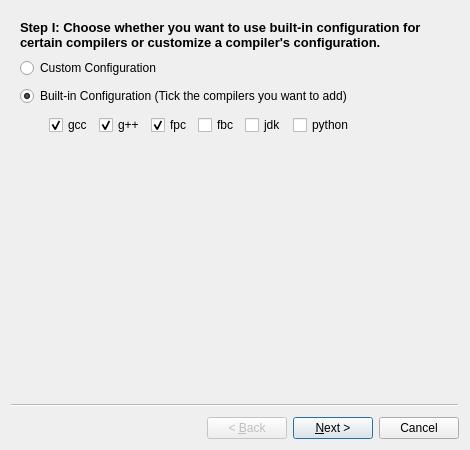
<?xml version="1.0" encoding="UTF-8"?>
<ui version="4.0">
 <class>AddCompilerWizard</class>
 <widget class="QWizard" name="AddCompilerWizard">
  <property name="geometry">
   <rect>
    <x>0</x>
    <y>0</y>
    <width>470</width>
    <height>450</height>
   </rect>
  </property>
  <property name="minimumSize">
   <size>
    <width>470</width>
    <height>450</height>
   </size>
  </property>
  <property name="windowTitle">
   <string>Add Compilers Wizard</string>
  </property>
  <property name="styleSheet">
   <string notr="true">font-size:9pt;</string>
  </property>
  <widget class="QWizardPage" name="selectTypePage">
   <layout class="QVBoxLayout" name="verticalLayout_6">
    <property name="spacing">
     <number>8</number>
    </property>
    <item>
     <widget class="QLabel" name="stepOneLabel">
      <property name="styleSheet">
       <string notr="true">font-size:10pt;font-weight:bold;</string>
      </property>
      <property name="text">
       <string>Step I: Choose whether you want to use built-in configuration for certain compilers or customize a compiler's configuration.</string>
      </property>
      <property name="wordWrap">
       <bool>true</bool>
      </property>
     </widget>
    </item>
    <item>
     <layout class="QHBoxLayout" name="horizontalLayout_12">
      <item>
       <layout class="QVBoxLayout" name="verticalLayout_3">
        <property name="spacing">
         <number>8</number>
        </property>
        <item>
         <widget class="QRadioButton" name="customRadioButton">
          <property name="styleSheet">
           <string notr="true">font-size:9pt;</string>
          </property>
          <property name="text">
           <string>Custom Configuration</string>
          </property>
         </widget>
        </item>
        <item>
         <layout class="QVBoxLayout" name="verticalLayout">
          <property name="spacing">
           <number>0</number>
          </property>
          <item>
           <widget class="QRadioButton" name="builtinRadioButton">
            <property name="styleSheet">
             <string notr="true">font-size:9pt;</string>
            </property>
            <property name="text">
             <string>Built-in Configuration (Tick the compilers you want to add)</string>
            </property>
            <property name="checked">
             <bool>true</bool>
            </property>
           </widget>
          </item>
          <item>
           <layout class="QHBoxLayout" name="horizontalLayout_2">
            <item>
             <spacer name="horizontalSpacer">
              <property name="orientation">
               <enum>Qt::Horizontal</enum>
              </property>
              <property name="sizeType">
               <enum>QSizePolicy::Fixed</enum>
              </property>
              <property name="sizeHint" stdset="0">
               <size>
                <width>20</width>
                <height>20</height>
               </size>
              </property>
             </spacer>
            </item>
            <item>
             <widget class="QFrame" name="compilersCollection">
              <property name="sizePolicy">
               <sizepolicy hsizetype="Preferred" vsizetype="Fixed">
                <horstretch>0</horstretch>
                <verstretch>0</verstretch>
               </sizepolicy>
              </property>
              <layout class="QHBoxLayout" name="horizontalLayout">
               <item>
                <widget class="QCheckBox" name="gccCheck">
                 <property name="styleSheet">
                  <string notr="true">font-size:9pt;</string>
                 </property>
                 <property name="text">
                  <string notr="true">gcc</string>
                 </property>
                 <property name="checked">
                  <bool>true</bool>
                 </property>
                </widget>
               </item>
               <item>
                <widget class="QCheckBox" name="gppCheck">
                 <property name="styleSheet">
                  <string notr="true">font-size:9pt;</string>
                 </property>
                 <property name="text">
                  <string notr="true">g++</string>
                 </property>
                 <property name="checked">
                  <bool>true</bool>
                 </property>
                </widget>
               </item>
               <item>
                <widget class="QCheckBox" name="fpcCheck">
                 <property name="styleSheet">
                  <string notr="true">font-size:9pt;</string>
                 </property>
                 <property name="text">
                  <string notr="true">fpc</string>
                 </property>
                 <property name="checked">
                  <bool>true</bool>
                 </property>
                </widget>
               </item>
               <item>
                <widget class="QCheckBox" name="fbcCheck">
                 <property name="styleSheet">
                  <string notr="true">font-size:9pt;</string>
                 </property>
                 <property name="text">
                  <string notr="true">fbc</string>
                 </property>
                </widget>
               </item>
               <item>
                <widget class="QCheckBox" name="jdkCheck">
                 <property name="styleSheet">
                  <string notr="true">font-size:9pt;</string>
                 </property>
                 <property name="text">
                  <string notr="true">jdk</string>
                 </property>
                </widget>
               </item>
               <item>
                <widget class="QCheckBox" name="pythonCheck">
                 <property name="styleSheet">
                  <string notr="true">font-size:9pt;</string>
                 </property>
                 <property name="text">
                  <string notr="true">python</string>
                 </property>
                </widget>
               </item>
              </layout>
             </widget>
            </item>
           </layout>
          </item>
         </layout>
        </item>
       </layout>
      </item>
      <item>
       <spacer name="horizontalSpacer_2">
        <property name="orientation">
         <enum>Qt::Horizontal</enum>
        </property>
        <property name="sizeHint" stdset="0">
         <size>
          <width>40</width>
          <height>20</height>
         </size>
        </property>
       </spacer>
      </item>
     </layout>
    </item>
    <item>
     <spacer name="verticalSpacer">
      <property name="orientation">
       <enum>Qt::Vertical</enum>
      </property>
      <property name="sizeHint" stdset="0">
       <size>
        <width>20</width>
        <height>26</height>
       </size>
      </property>
     </spacer>
    </item>
   </layout>
  </widget>
  <widget class="QWizardPage" name="customPage">
   <layout class="QVBoxLayout" name="verticalLayout_4">
    <property name="spacing">
     <number>9</number>
    </property>
    <item>
     <widget class="QLabel" name="stepTwoLabel">
      <property name="styleSheet">
       <string notr="true">font-size:10pt;font-weight:bold;</string>
      </property>
      <property name="text">
       <string>Step II: Select compiler's location to configure it.</string>
      </property>
      <property name="wordWrap">
       <bool>true</bool>
      </property>
     </widget>
    </item>
    <item>
     <layout class="QGridLayout" name="gridLayout_3">
      <property name="horizontalSpacing">
       <number>10</number>
      </property>
      <property name="verticalSpacing">
       <number>9</number>
      </property>
      <item row="0" column="0">
       <widget class="QLabel" name="compilerNameLabel">
        <property name="styleSheet">
         <string notr="true">font-size:9pt;</string>
        </property>
        <property name="text">
         <string>Compiler Name</string>
        </property>
       </widget>
      </item>
      <item row="0" column="1">
       <widget class="QLineEdit" name="compilerName">
        <property name="minimumSize">
         <size>
          <width>61</width>
          <height>20</height>
         </size>
        </property>
        <property name="maximumSize">
         <size>
          <width>150</width>
          <height>20</height>
         </size>
        </property>
        <property name="styleSheet">
         <string notr="true">font-size:9pt;</string>
        </property>
       </widget>
      </item>
      <item row="1" column="0">
       <widget class="QLabel" name="compilerTypeLabel">
        <property name="styleSheet">
         <string notr="true">font-size:9pt;</string>
        </property>
        <property name="text">
         <string>Compiler Type</string>
        </property>
       </widget>
      </item>
      <item row="1" column="1" colspan="2">
       <widget class="QComboBox" name="typeSelect">
        <property name="minimumSize">
         <size>
          <width>211</width>
          <height>20</height>
         </size>
        </property>
        <property name="styleSheet">
         <string notr="true">font-size:9pt;</string>
        </property>
        <item>
         <property name="text">
          <string>Typical (Generate executable file)</string>
         </property>
        </item>
        <item>
         <property name="text">
          <string>Interpretive (Generate byte-code file)</string>
         </property>
        </item>
        <item>
         <property name="text">
          <string>Interpretive (Run source code directly)</string>
         </property>
        </item>
       </widget>
      </item>
      <item row="2" column="0">
       <widget class="QLabel" name="compilerLocationLabel">
        <property name="styleSheet">
         <string notr="true">font-size:9pt;</string>
        </property>
        <property name="text">
         <string>Compiler's Location</string>
        </property>
       </widget>
      </item>
      <item row="2" column="1">
       <widget class="QLineEdit" name="compilerLocation">
        <property name="styleSheet">
         <string notr="true">font-size:9pt;</string>
        </property>
       </widget>
      </item>
      <item row="2" column="2">
       <widget class="QToolButton" name="compilerSelectButton">
        <property name="styleSheet">
         <string notr="true">font-size:9pt;</string>
        </property>
        <property name="text">
         <string notr="true">...</string>
        </property>
       </widget>
      </item>
      <item row="3" column="0">
       <widget class="QLabel" name="interpreterLocationLabel">
        <property name="enabled">
         <bool>false</bool>
        </property>
        <property name="styleSheet">
         <string notr="true">font-size:9pt;</string>
        </property>
        <property name="text">
         <string>Interpreter's Location</string>
        </property>
       </widget>
      </item>
      <item row="3" column="1">
       <widget class="QLineEdit" name="interpreterLocation">
        <property name="enabled">
         <bool>false</bool>
        </property>
        <property name="styleSheet">
         <string notr="true">font-size:9pt;</string>
        </property>
       </widget>
      </item>
      <item row="3" column="2">
       <widget class="QToolButton" name="interpreterSelectButton">
        <property name="enabled">
         <bool>false</bool>
        </property>
        <property name="styleSheet">
         <string notr="true">font-size:9pt;</string>
        </property>
        <property name="text">
         <string notr="true">...</string>
        </property>
       </widget>
      </item>
      <item row="4" column="0">
       <widget class="QLabel" name="sourceFileExtensionsLabel">
        <property name="styleSheet">
         <string notr="true">font-size:9pt;</string>
        </property>
        <property name="text">
         <string>Source File Extensions</string>
        </property>
       </widget>
      </item>
      <item row="4" column="1">
       <widget class="QLineEdit" name="sourceFileExtensions">
        <property name="minimumSize">
         <size>
          <width>61</width>
          <height>0</height>
         </size>
        </property>
        <property name="maximumSize">
         <size>
          <width>81</width>
          <height>16777215</height>
         </size>
        </property>
        <property name="styleSheet">
         <string notr="true">font-size:9pt;</string>
        </property>
       </widget>
      </item>
      <item row="5" column="0">
       <widget class="QLabel" name="bytecodeFileExtensionsLabel">
        <property name="enabled">
         <bool>false</bool>
        </property>
        <property name="styleSheet">
         <string notr="true">font-size:9pt;</string>
        </property>
        <property name="text">
         <string>Byte-code File Extensions</string>
        </property>
       </widget>
      </item>
      <item row="5" column="1">
       <widget class="QLineEdit" name="bytecodeFileExtensions">
        <property name="enabled">
         <bool>false</bool>
        </property>
        <property name="minimumSize">
         <size>
          <width>61</width>
          <height>0</height>
         </size>
        </property>
        <property name="maximumSize">
         <size>
          <width>81</width>
          <height>16777215</height>
         </size>
        </property>
        <property name="styleSheet">
         <string notr="true">font-size:9pt;</string>
        </property>
       </widget>
      </item>
      <item row="6" column="0">
       <widget class="QLabel" name="defaultCompilerArgumentsLabel">
        <property name="styleSheet">
         <string notr="true">font-size:9pt;</string>
        </property>
        <property name="text">
         <string>Default Compiler's Arguments</string>
        </property>
       </widget>
      </item>
      <item row="6" column="1" colspan="2">
       <widget class="QLineEdit" name="defaultCompilerArguments">
        <property name="styleSheet">
         <string notr="true">font-size:9pt;</string>
        </property>
       </widget>
      </item>
      <item row="7" column="0">
       <widget class="QLabel" name="defaultInterpreterArgumentsLabel">
        <property name="enabled">
         <bool>false</bool>
        </property>
        <property name="styleSheet">
         <string notr="true">font-size:9pt;</string>
        </property>
        <property name="text">
         <string>Default Interpreter's Arguments</string>
        </property>
       </widget>
      </item>
      <item row="7" column="1" colspan="2">
       <widget class="QLineEdit" name="defaultInterpreterArguments">
        <property name="enabled">
         <bool>false</bool>
        </property>
        <property name="styleSheet">
         <string notr="true">font-size:9pt;</string>
        </property>
       </widget>
      </item>
     </layout>
    </item>
    <item>
     <spacer name="verticalSpacer_3">
      <property name="orientation">
       <enum>Qt::Vertical</enum>
      </property>
      <property name="sizeHint" stdset="0">
       <size>
        <width>20</width>
        <height>110</height>
       </size>
      </property>
     </spacer>
    </item>
   </layout>
  </widget>
  <widget class="QWizardPage" name="builtinCompilersPage">
   <layout class="QVBoxLayout" name="verticalLayout_12">
    <property name="spacing">
     <number>8</number>
    </property>
    <item>
     <widget class="QLabel" name="stepTwoLabel_2">
      <property name="styleSheet">
       <string notr="true">font-size:10pt;font-weight:bold;</string>
      </property>
      <property name="text">
       <string>Step II: Select compilers' locations to configure them.</string>
      </property>
      <property name="wordWrap">
       <bool>true</bool>
      </property>
     </widget>
    </item>
    <item>
     <layout class="QGridLayout" name="gridLayout">
      <property name="spacing">
       <number>9</number>
      </property>
      <item row="0" column="0">
       <widget class="QGroupBox" name="gccGroupBox">
        <property name="sizePolicy">
         <sizepolicy hsizetype="Expanding" vsizetype="Fixed">
          <horstretch>1</horstretch>
          <verstretch>0</verstretch>
         </sizepolicy>
        </property>
        <property name="styleSheet">
         <string notr="true">font-size:9pt;</string>
        </property>
        <property name="title">
         <string notr="true">gcc</string>
        </property>
        <layout class="QVBoxLayout" name="verticalLayout_2">
         <item>
          <layout class="QHBoxLayout" name="horizontalLayout_3">
           <property name="spacing">
            <number>8</number>
           </property>
           <item>
            <widget class="QLineEdit" name="gccPath"/>
           </item>
           <item>
            <widget class="QToolButton" name="gccSelectButton">
             <property name="text">
              <string notr="true">...</string>
             </property>
            </widget>
           </item>
          </layout>
         </item>
         <item>
          <widget class="QCheckBox" name="gccO2Check">
           <property name="styleSheet">
            <string notr="true">font-size:9pt;</string>
           </property>
           <property name="text">
            <string>Enable O2 Optimization</string>
           </property>
          </widget>
         </item>
        </layout>
       </widget>
      </item>
      <item row="0" column="1">
       <widget class="QGroupBox" name="gppGroupBox">
        <property name="sizePolicy">
         <sizepolicy hsizetype="Expanding" vsizetype="Fixed">
          <horstretch>1</horstretch>
          <verstretch>0</verstretch>
         </sizepolicy>
        </property>
        <property name="maximumSize">
         <size>
          <width>16777215</width>
          <height>100</height>
         </size>
        </property>
        <property name="styleSheet">
         <string notr="true">font-size:9pt;</string>
        </property>
        <property name="title">
         <string notr="true">g++</string>
        </property>
        <layout class="QVBoxLayout" name="verticalLayout_7">
         <item>
          <layout class="QHBoxLayout" name="horizontalLayout_9">
           <property name="spacing">
            <number>8</number>
           </property>
           <item>
            <widget class="QLineEdit" name="gppPath"/>
           </item>
           <item>
            <widget class="QToolButton" name="gppSelectButton">
             <property name="text">
              <string notr="true">...</string>
             </property>
            </widget>
           </item>
          </layout>
         </item>
         <item>
          <widget class="QCheckBox" name="gppO2Check">
           <property name="styleSheet">
            <string notr="true">font-size:9pt;</string>
           </property>
           <property name="text">
            <string>Enable O2 Optimization</string>
           </property>
          </widget>
         </item>
        </layout>
       </widget>
      </item>
      <item row="1" column="0">
       <widget class="QGroupBox" name="fpcGroupBox">
        <property name="sizePolicy">
         <sizepolicy hsizetype="Expanding" vsizetype="Fixed">
          <horstretch>1</horstretch>
          <verstretch>0</verstretch>
         </sizepolicy>
        </property>
        <property name="styleSheet">
         <string notr="true">font-size:9pt;</string>
        </property>
        <property name="title">
         <string notr="true">fpc</string>
        </property>
        <layout class="QVBoxLayout" name="verticalLayout_8">
         <item>
          <layout class="QHBoxLayout" name="horizontalLayout_10">
           <property name="spacing">
            <number>8</number>
           </property>
           <item>
            <widget class="QLineEdit" name="fpcPath"/>
           </item>
           <item>
            <widget class="QToolButton" name="fpcSelectButton">
             <property name="text">
              <string notr="true">...</string>
             </property>
            </widget>
           </item>
          </layout>
         </item>
         <item>
          <widget class="QCheckBox" name="fpcO2Check">
           <property name="styleSheet">
            <string notr="true">font-size:9pt;</string>
           </property>
           <property name="text">
            <string>Enable O2 Optimization</string>
           </property>
          </widget>
         </item>
        </layout>
       </widget>
      </item>
      <item row="1" column="1">
       <widget class="QGroupBox" name="fbcGroupBox">
        <property name="enabled">
         <bool>false</bool>
        </property>
        <property name="sizePolicy">
         <sizepolicy hsizetype="Expanding" vsizetype="Fixed">
          <horstretch>1</horstretch>
          <verstretch>0</verstretch>
         </sizepolicy>
        </property>
        <property name="styleSheet">
         <string notr="true">font-size:9pt;</string>
        </property>
        <property name="title">
         <string notr="true">fbc</string>
        </property>
        <layout class="QVBoxLayout" name="verticalLayout_9">
         <item>
          <layout class="QHBoxLayout" name="horizontalLayout_11">
           <property name="spacing">
            <number>8</number>
           </property>
           <item>
            <widget class="QLineEdit" name="fbcPath"/>
           </item>
           <item>
            <widget class="QToolButton" name="fbcSelectButton">
             <property name="text">
              <string notr="true">...</string>
             </property>
            </widget>
           </item>
          </layout>
         </item>
         <item>
          <spacer name="verticalSpacer_2">
           <property name="orientation">
            <enum>Qt::Vertical</enum>
           </property>
           <property name="sizeHint" stdset="0">
            <size>
             <width>20</width>
             <height>24</height>
            </size>
           </property>
          </spacer>
         </item>
        </layout>
       </widget>
      </item>
      <item row="2" column="0">
       <widget class="QGroupBox" name="javaGroupBox">
        <property name="enabled">
         <bool>false</bool>
        </property>
        <property name="sizePolicy">
         <sizepolicy hsizetype="Expanding" vsizetype="Fixed">
          <horstretch>1</horstretch>
          <verstretch>0</verstretch>
         </sizepolicy>
        </property>
        <property name="styleSheet">
         <string notr="true">font-size:9pt;</string>
        </property>
        <property name="title">
         <string notr="true">Java</string>
        </property>
        <layout class="QVBoxLayout" name="verticalLayout_10">
         <item>
          <layout class="QGridLayout" name="gridLayout_2">
           <property name="horizontalSpacing">
            <number>8</number>
           </property>
           <item row="0" column="0">
            <widget class="QLabel" name="label">
             <property name="styleSheet">
              <string notr="true">font-size:9pt;</string>
             </property>
             <property name="text">
              <string notr="true">javac</string>
             </property>
            </widget>
           </item>
           <item row="0" column="1">
            <widget class="QLineEdit" name="javacPath"/>
           </item>
           <item row="0" column="2">
            <widget class="QToolButton" name="javacSelectButton">
             <property name="text">
              <string notr="true">...</string>
             </property>
            </widget>
           </item>
           <item row="1" column="0">
            <widget class="QLabel" name="label_2">
             <property name="styleSheet">
              <string notr="true">font-size:9pt;</string>
             </property>
             <property name="text">
              <string notr="true">java</string>
             </property>
            </widget>
           </item>
           <item row="1" column="1">
            <widget class="QLineEdit" name="javaPath"/>
           </item>
           <item row="1" column="2">
            <widget class="QToolButton" name="javaSelectButton">
             <property name="text">
              <string notr="true">...</string>
             </property>
            </widget>
           </item>
          </layout>
         </item>
         <item>
          <layout class="QHBoxLayout" name="horizontalLayout_13">
           <property name="spacing">
            <number>8</number>
           </property>
           <item>
            <widget class="QLabel" name="javaMemoryLimitLabel">
             <property name="styleSheet">
              <string notr="true">font-size:9pt;</string>
             </property>
             <property name="text">
              <string>Memory Limit</string>
             </property>
            </widget>
           </item>
           <item>
            <widget class="QLineEdit" name="javaMemoryLimit">
             <property name="minimumSize">
              <size>
               <width>50</width>
               <height>0</height>
              </size>
             </property>
             <property name="maximumSize">
              <size>
               <width>50</width>
               <height>16777215</height>
              </size>
             </property>
             <property name="text">
              <string notr="true">512</string>
             </property>
            </widget>
           </item>
           <item>
            <widget class="QLabel" name="javaMbLabel">
             <property name="styleSheet">
              <string notr="true">font-size:9pt;</string>
             </property>
             <property name="text">
              <string>MB</string>
             </property>
            </widget>
           </item>
           <item>
            <spacer name="horizontalSpacer_3">
             <property name="orientation">
              <enum>Qt::Horizontal</enum>
             </property>
             <property name="sizeHint" stdset="0">
              <size>
               <width>40</width>
               <height>20</height>
              </size>
             </property>
            </spacer>
           </item>
          </layout>
         </item>
        </layout>
       </widget>
      </item>
      <item row="2" column="1">
       <widget class="QGroupBox" name="pythonGroupBox">
        <property name="enabled">
         <bool>false</bool>
        </property>
        <property name="sizePolicy">
         <sizepolicy hsizetype="Expanding" vsizetype="Fixed">
          <horstretch>1</horstretch>
          <verstretch>0</verstretch>
         </sizepolicy>
        </property>
        <property name="styleSheet">
         <string notr="true">font-size:9pt;</string>
        </property>
        <property name="title">
         <string notr="true">Python</string>
        </property>
        <layout class="QVBoxLayout" name="verticalLayout_11">
         <item>
          <layout class="QHBoxLayout" name="horizontalLayout_14">
           <property name="spacing">
            <number>8</number>
           </property>
           <item>
            <widget class="QLineEdit" name="pythonPath"/>
           </item>
           <item>
            <widget class="QToolButton" name="pythonSelectButton">
             <property name="text">
              <string notr="true">...</string>
             </property>
            </widget>
           </item>
          </layout>
         </item>
         <item>
          <spacer name="verticalSpacer_6">
           <property name="orientation">
            <enum>Qt::Vertical</enum>
           </property>
           <property name="sizeHint" stdset="0">
            <size>
             <width>20</width>
             <height>53</height>
            </size>
           </property>
          </spacer>
         </item>
        </layout>
       </widget>
      </item>
     </layout>
    </item>
    <item>
     <spacer name="verticalSpacer_7">
      <property name="orientation">
       <enum>Qt::Vertical</enum>
      </property>
      <property name="sizeHint" stdset="0">
       <size>
        <width>20</width>
        <height>17</height>
       </size>
      </property>
     </spacer>
    </item>
   </layout>
  </widget>
  <widget class="QWizardPage" name="finishPage">
   <layout class="QVBoxLayout" name="verticalLayout_5">
    <property name="spacing">
     <number>10</number>
    </property>
    <item>
     <widget class="QLabel" name="stepThreeLabel">
      <property name="styleSheet">
       <string notr="true">font-size:10pt;font-weight:bold;</string>
      </property>
      <property name="text">
       <string>Step III: Check the result and finish the wizard.</string>
      </property>
      <property name="wordWrap">
       <bool>true</bool>
      </property>
     </widget>
    </item>
    <item>
     <widget class="QPlainTextEdit" name="logViewer">
      <property name="minimumSize">
       <size>
        <width>310</width>
        <height>220</height>
       </size>
      </property>
      <property name="styleSheet">
       <string notr="true">font-size:10pt;</string>
      </property>
      <property name="textInteractionFlags">
       <set>Qt::TextSelectableByKeyboard|Qt::TextSelectableByMouse</set>
      </property>
     </widget>
    </item>
   </layout>
  </widget>
 </widget>
 <resources/>
 <connections>
  <connection>
   <sender>builtinRadioButton</sender>
   <signal>toggled(bool)</signal>
   <receiver>compilersCollection</receiver>
   <slot>setVisible(bool)</slot>
   <hints>
    <hint type="sourcelabel">
     <x>79</x>
     <y>105</y>
    </hint>
    <hint type="destinationlabel">
     <x>134</x>
     <y>149</y>
    </hint>
   </hints>
  </connection>
  <connection>
   <sender>gccCheck</sender>
   <signal>toggled(bool)</signal>
   <receiver>gccGroupBox</receiver>
   <slot>setEnabled(bool)</slot>
   <hints>
    <hint type="sourcelabel">
     <x>68</x>
     <y>114</y>
    </hint>
    <hint type="destinationlabel">
     <x>116</x>
     <y>74</y>
    </hint>
   </hints>
  </connection>
  <connection>
   <sender>gppCheck</sender>
   <signal>toggled(bool)</signal>
   <receiver>gppGroupBox</receiver>
   <slot>setEnabled(bool)</slot>
   <hints>
    <hint type="sourcelabel">
     <x>118</x>
     <y>114</y>
    </hint>
    <hint type="destinationlabel">
     <x>339</x>
     <y>74</y>
    </hint>
   </hints>
  </connection>
  <connection>
   <sender>fpcCheck</sender>
   <signal>toggled(bool)</signal>
   <receiver>fpcGroupBox</receiver>
   <slot>setEnabled(bool)</slot>
   <hints>
    <hint type="sourcelabel">
     <x>167</x>
     <y>114</y>
    </hint>
    <hint type="destinationlabel">
     <x>116</x>
     <y>164</y>
    </hint>
   </hints>
  </connection>
  <connection>
   <sender>fbcCheck</sender>
   <signal>toggled(bool)</signal>
   <receiver>fbcGroupBox</receiver>
   <slot>setEnabled(bool)</slot>
   <hints>
    <hint type="sourcelabel">
     <x>214</x>
     <y>114</y>
    </hint>
    <hint type="destinationlabel">
     <x>339</x>
     <y>164</y>
    </hint>
   </hints>
  </connection>
  <connection>
   <sender>jdkCheck</sender>
   <signal>toggled(bool)</signal>
   <receiver>javaGroupBox</receiver>
   <slot>setEnabled(bool)</slot>
   <hints>
    <hint type="sourcelabel">
     <x>262</x>
     <y>114</y>
    </hint>
    <hint type="destinationlabel">
     <x>116</x>
     <y>268</y>
    </hint>
   </hints>
  </connection>
  <connection>
   <sender>pythonCheck</sender>
   <signal>toggled(bool)</signal>
   <receiver>pythonGroupBox</receiver>
   <slot>setEnabled(bool)</slot>
   <hints>
    <hint type="sourcelabel">
     <x>317</x>
     <y>114</y>
    </hint>
    <hint type="destinationlabel">
     <x>339</x>
     <y>269</y>
    </hint>
   </hints>
  </connection>
 </connections>
</ui>
